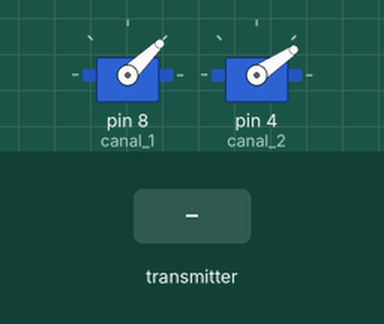
This sketch was run on a simulated Arduino Uno, built with avr-gcc and run on an emulated ATmega328P. Parts: 2 × servo. Inputs (shaded band) come from the test bench. No radio packets arrive unless stated.

Above: at 1.2 s.
1.3 s: the transmitter starts sending ch1 = 128
At 2.1 s:
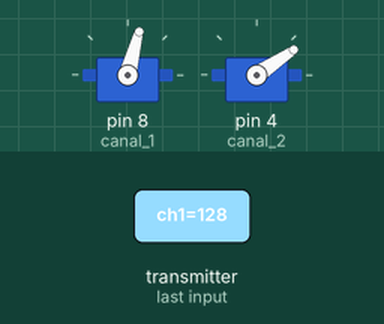
2.8 s: the transmitter starts sending ch2 = 0
At 3.3 s:
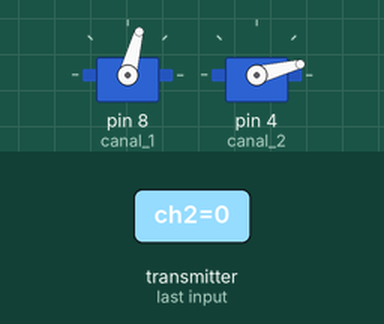
4.3 s: the transmitter starts sending ch1 = 0
At 5.5 s:
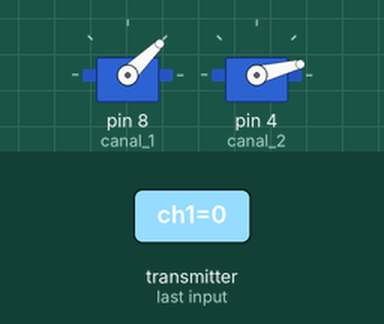
5.8 s: the transmitter starts sending ch2 = 255
At 6.7 s:
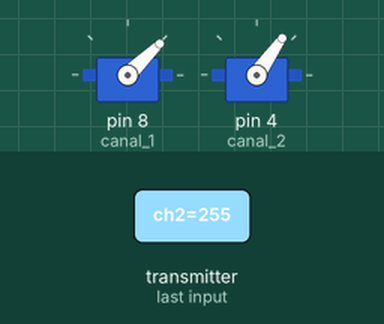
7.3 s: the transmitter starts sending ch1 = 255
At 7.9 s:
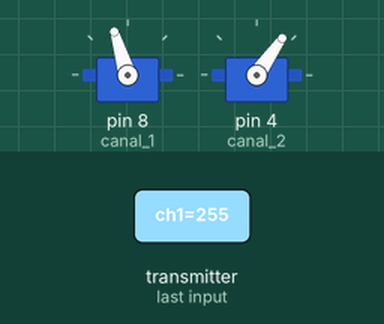
8.8 s: the transmitter starts sending ch2 = 64
At 10.2 s:
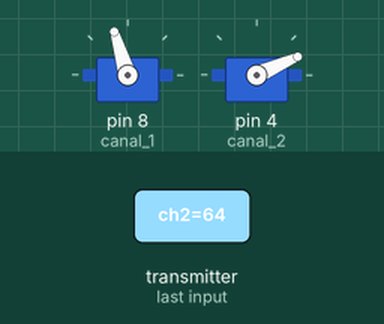
Timing chart, 0 to 11.3 s (numbered marks = the images above; inputs shaded):
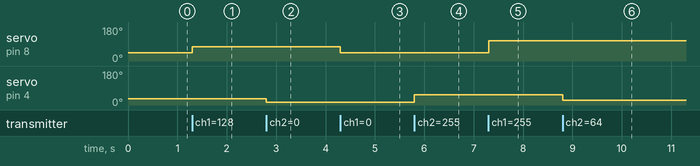

The sketch:

receiver-rf24-limited.ino
```cpp
#include <Servo.h>
#include <RF24.h>
#include <RF24_config.h>
#include <nRF24L01.h>
#include <printf.h>
#define limite 1600 //Limite del 60%
const uint64_t codigo = 0xE8E8F0F0E1LL;    //Codigo de Transmisor/Receptor
RF24 Receptora(9,10);
struct Datos {                             //Estructura de datos
  byte ch1;
  byte ch2;
};
Datos datosR;
Servo canal_1;                             //Se declaran las salidas como "Servo" para convertirlas en PWM
Servo canal_2;
int ch1_valor = 0;
int ch2_valor = 0;
unsigned long TiempoR = 0;                 //Tiempo en el cual se recivio el mensaje
unsigned long Tiempo = 0;                  //Tiempo actual
void setup() {
  canal_1.attach(8);
  canal_2.attach(4);
  datosR.ch1 = 0;                          //Se resetean los canales
  datosR.ch2 = 127;
  Receptora.begin();
  Receptora.setAutoAck(false);
  Receptora.setDataRate(RF24_250KBPS);
  Receptora.openReadingPipe(1,codigo);
  Receptora.startListening();
}

void loop() {
  Recibir();
  Tiempo = millis();
  if (Tiempo - TiempoR > 1200){            //Si no se recibe señal durante un tiempo se resetean los canales
    datosR.ch1 = 0;
    datosR.ch2 = 127;
  }
  ch1_valor = map(datosR.ch1, 8, 238, 1000, limite);
  if (ch1_valor < 1000){
    ch1_valor = 1000;
  }
  else if (ch1_valor > 2000){
    ch1_valor = 2000;
  }
  ch2_valor = map(datosR.ch2, 0, 255, 14, 55);
  canal_1.writeMicroseconds(ch1_valor);
  canal_2.write(ch2_valor);
}
void Recibir() {                        //Funcion para recibir los datos
  while (Receptora.available()) {
  Receptora.read(&datosR, sizeof(Datos));
  TiempoR = millis();
}}
```

Measured:
- after the input at 1.3 s, servo on pin 8 (canal_1): 44° → 75° at once
- after the input at 2.8 s, servo on pin 4 (canal_2): 34° → 14° at once
- after the input at 4.3 s, servo on pin 8 (canal_1): 75° → 44° at once
- after the input at 5.8 s, servo on pin 4 (canal_2): 14° → 55° at once
- after the input at 7.3 s, servo on pin 8 (canal_1): 44° → 107° at once
- after the input at 8.8 s, servo on pin 4 (canal_2): 55° → 24° at once
